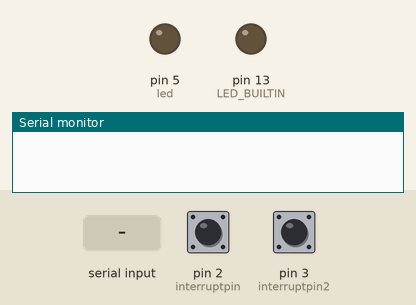
This sketch was run on a simulated Arduino Uno, built with avr-gcc and run on an emulated ATmega328P. Shown: output pins drawn as LEDs (lit = HIGH), the last lines printed to the serial monitor. Dashed ring = blinking. The test bench sets the inputs (shaded band); at power-on: pin 2 (interruptpin) HIGH, pin 3 (interruptpin2) LOW.

Above: at 1.2 s.
1.3 s: pin 2 (interruptpin) pulled LOW for 0.15 s
At 1.6 s:
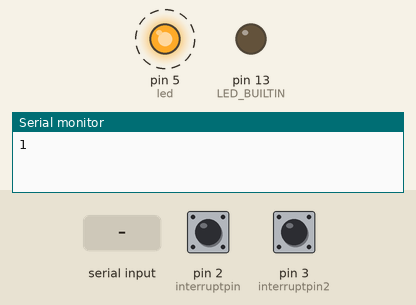
4.4 s: "sos" received over Serial
At 7.3 s:
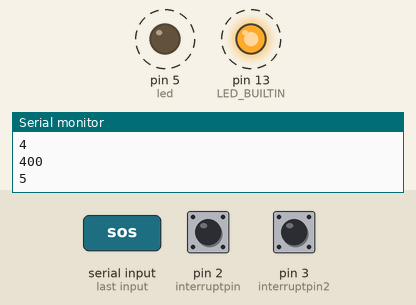
7.4 s: pin 3 (interruptpin2) pulled HIGH for 0.15 s
At 8.3 s:
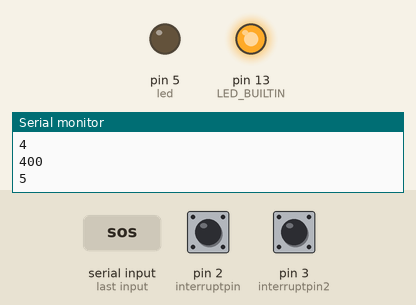
9.0 s: pin 3 (interruptpin2) pulled HIGH for 1 s
At 12.8 s:
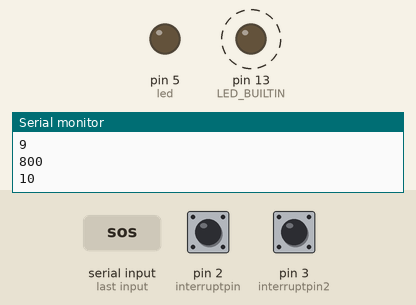
13.0 s: pin 3 (interruptpin2) pulled HIGH for 3.2 s
At 14.1 s:
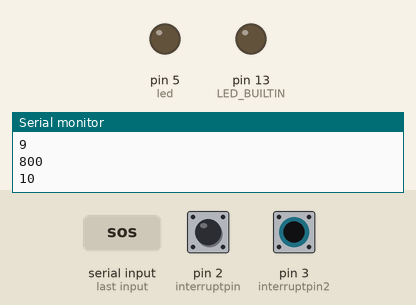
Timing chart, 0 to 16.0 s (numbered marks = the images above; inputs shaded):
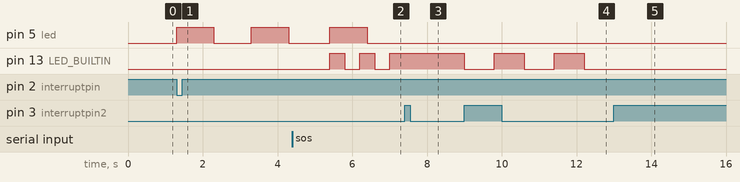

The sketch:

sos__with_led_func.ino
```cpp
int led =5;
int turn_off =0;
String teststr;
int interruptpin = 2;
int interruptpin2 = 3;
unsigned long cnt = 0;
unsigned long now;
unsigned long sos_past=0;
unsigned long led_past=0;
int button=0;
bool ledStatus = false;
bool sos_status = false;
bool sos_signal = false;
int  c;
int num =400;
void setup(){
    pinMode(led,OUTPUT);
    pinMode(interruptpin, INPUT_PULLUP);
    pinMode(LED_BUILTIN, OUTPUT);
    Serial.begin(115200);
    attachInterrupt(digitalPinToInterrupt(interruptpin), interrupt, FALLING);
    attachInterrupt(digitalPinToInterrupt(interruptpin2), interrupt2, RISING);

}

void loop(){
  if (Serial.available() != 0)
  {     //wait for data available
  teststr = Serial.readString();  //read until timeout

  teststr.trim(); //띄어쓰기 제거
  if (teststr=="one")
    {
      button=1;
    }
    else if(teststr=="two")
    {
      button=2;
    }
    else if(teststr=="three")
    {
      button=3;
    }
    else if(teststr=="zero")
    {
      button=0;
    }
    else if (teststr=="sos")
    {
        sos_status=!sos_status;

    }
    else
    {}
  }

  if (turn_off ==1)
  {
    off();
    //초기화해주기
    button=0;
    teststr="";
  }
  else
  {
    if ((teststr=="one") or (button%4==1))
    {
      button=1;
      teststr="";
      second();
    }
    else if((teststr == "two")or (button%4==2))
    {
      button=2;
      teststr= "";
      halfsecond();
    }
    else if((teststr == "three")or (button%4==3))
    {
      button=3;
      teststr = "";
      full();
    }
    else if ((teststr == "zero")or (button%4==0))
    {
      button=0;
      teststr = "";
      off();
    }
    if (sos_status==true)
    {
        if (0 <= c && c < 6)
        {
            hit(num);


        }
        else if (6 <= c && c < 12)
        {
            hit(num*2);


        }
        else if (12 <= c && c < 18)
        {
            hit(num);

        }

        else if (c==18)
        {
            c=0;
            Serial.println(c);
            sos_status=false;
        }
    }
  }
}


void second() //1초마다 깜빡
{
    now=millis();
    if (now - led_past >=1000){
        led_past = now;
        ledStatus = !ledStatus;
        digitalWrite(led, ledStatus ? HIGH : LOW);
    }
}
void halfsecond() //0.1초마다 깜빡
{
    now=millis();
    if (now - led_past >=300){
        led_past = now;
        ledStatus = !ledStatus;
        digitalWrite(led, ledStatus ? HIGH : LOW);
    }
}
void full() //켜져있는 상태
{
    digitalWrite(led, HIGH);
}
void off(){
  digitalWrite(led, LOW);
}

void interrupt() //누르는 순간
{
    if(millis()-cnt > 150)
    {
      button++;
      Serial.println(button);
    }
    cnt = millis();
}
void interrupt2() //떼는 순간
{
    if(millis()-cnt > 2000)
    {
      if (turn_off==0)
      {
        turn_off=1;
      }
      else
      {
        turn_off=0;
      }
    }
}

void hit(int num)
{
     now=millis();
        if(now-sos_past>num)
        {
            Serial.println(num);
            sos_past=now;
            sos_signal=!sos_signal;
            digitalWrite(LED_BUILTIN, sos_signal? HIGH:LOW);
            c++;
            Serial.println(c);
        }
}
```

Measured:
- after the input at 1.3 s, pin 5 (led): alternates HIGH for 1.0 s and LOW for 1.0 s, starting at once
- after the input at 4.4 s, pin 13 (LED_BUILTIN): alternates HIGH for 0.40 s and LOW for 0.40 s, starting after 1.0 s
- after the input at 7.4 s, pin 5 (led): stays LOW (without the input it goes to HIGH after 0.00 s); pin 13 (LED_BUILTIN): stays HIGH (without the input it goes to LOW after 0.00 s)
- after the input at 9.0 s, pin 13 (LED_BUILTIN): alternates HIGH for 0.80 s and LOW for 0.80 s, starting at once
- after the input at 13.0 s, pin 13 (LED_BUILTIN): stops changing and stays LOW
